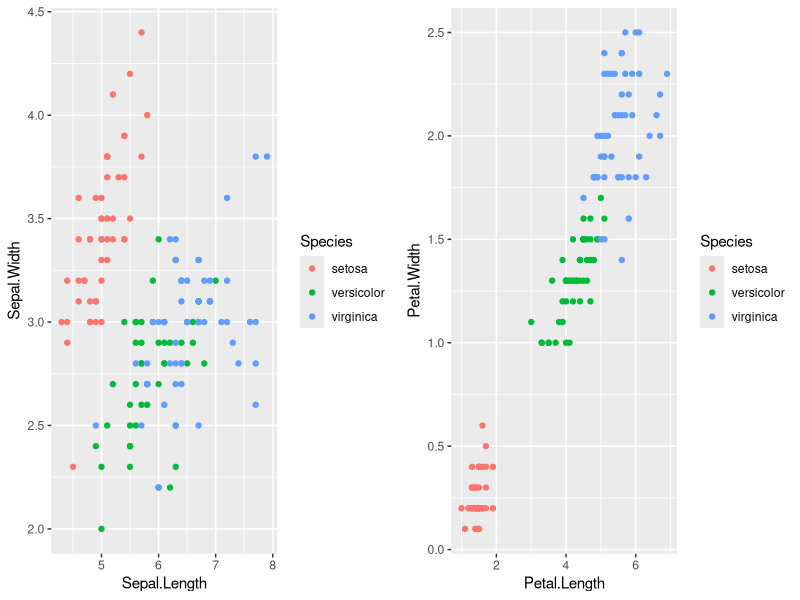

Here is the R script that generated this plot:
## ---- chunk 1
knitr::opts_chunk$set(echo = TRUE)
## ---- chunk 2
rm(list=ls())
library("MASS")
library("ggplot2")
library("gridExtra")
## ---- chunk 3
data.iris = iris
help(iris)
## ---- chunk 4
p1 = ggplot(data.iris,aes(x=Sepal.Length,y=Sepal.Width, colour = Species))+geom_point()
p2 = ggplot(data.iris,aes(x=Petal.Length,y=Petal.Width, colour = Species))+geom_point()
grid.arrange(ncol=2,nrow=1,p1,p2)
## ---- chunk 5
lda1 = lda(Species~Sepal.Length+Sepal.Width,data=data.iris)
## ---- chunk 6
pred.lda1 = predict(lda1,data.iris)
table(pred.lda1$class,data.iris$Species)
sum(data.iris$Species!=pred.lda1$class)/nrow(data.iris)
## ---- chunk 7
lda2 = lda(Species~Petal.Length+Petal.Width,data=data.iris)
pred.lda2 = predict(lda2,data.iris)
table(pred.lda2$class,data.iris$Species)
sum(data.iris$Species!=pred.lda2$class)/nrow(data.iris)
## ---- chunk 8
lda3 = lda(Species~.,data=data.iris)
pred.lda3 = predict(lda3,data.iris)
table(pred.lda3$class,data.iris$Species)
sum(data.iris$Species!=pred.lda3$class)/nrow(data.iris)
## ---- chunk 9
qda1 = qda(Species~Sepal.Length+Sepal.Width,data=data.iris)
pred.qda1 = predict(qda1,data.iris)
table(pred.qda1$class,data.iris$Species)
sum(data.iris$Species!=pred.qda1$class)/nrow(data.iris)
## ---- chunk 10
qda2 = qda(Species~Petal.Length+Petal.Width,data=data.iris)
pred.qda2 = predict(qda2,data.iris)
table(pred.qda2$class,data.iris$Species)
sum(data.iris$Species!=pred.qda2$class)/nrow(data.iris)
## ---- chunk 11
qda3 = qda(Species~.,data=data.iris)
pred.qda3 = predict(qda3,data.iris)
table(pred.qda3$class,data.iris$Species)
sum(data.iris$Species!=pred.qda3$class)/nrow(data.iris)
## ---- chunk 12
library(e1071) # You may need to install this package first
svm1 = svm(Species~Sepal.Length+Sepal.Width,data=data.iris)
pred.svm1 = predict(svm1,data.iris)
table(pred.svm1,data.iris$Species) # note the difference in syntax
sum(data.iris$Species!=pred.svm1)/nrow(data.iris)
## ---- chunk 13
svm2 = svm(Species~Petal.Length+Petal.Width,data=data.iris)
pred.svm2 = predict(svm2,data.iris)
table(pred.svm2,data.iris$Species) # note the difference in syntax
sum(data.iris$Species!=pred.svm2)/nrow(data.iris)
## ---- chunk 14
svm3 = svm(Species~.,data=data.iris)
pred.svm3 = predict(svm3,data.iris)
table(pred.svm3,data.iris$Species) # note the difference in syntax
sum(data.iris$Species!=pred.svm3)/nrow(data.iris)
## ---- chunk 15
n = nrow(data.iris)
train.prop = 0.7
train.size = ceiling(n*train.prop)
test.size = n-train.size

foo = sample(n,train.size)
train.data = data.iris[foo,]
test.data = data.iris[-foo,]
lda.cv = lda(Species~.,data=train.data)
qda.cv = qda(Species~.,data=train.data)
svm.cv = svm(Species~.,data=train.data)

pred.lda = predict(lda.cv, test.data)
pred.qda = predict(qda.cv, test.data)
pred.svm = predict(svm.cv, test.data)

lda.err.cv = sum(test.data$Species!=pred.lda$class)/nrow(test.data)
qda.err.cv = sum(test.data$Species!=pred.qda$class)/nrow(test.data)
svm.err.cv = sum(test.data$Species!=pred.svm)/nrow(test.data)

lda.err.cv; qda.err.cv; svm.err.cv
## ---- chunk 16
K = 1000
for (i in 1:K){
  foo = sample(n,train.size)
  train.data = data.iris[foo,]
  test.data = data.iris[-foo,]
  lda.cv = lda(Species~.,data=train.data)
  qda.cv = qda(Species~.,data=train.data)
  svm.cv = svm(Species~.,data=train.data)
  
  pred.lda = predict(lda.cv, test.data)
  pred.qda = predict(qda.cv, test.data)
  pred.svm = predict(svm.cv, test.data)
  
  lda.err.cv[i] = sum(test.data$Species!=pred.lda$class)/nrow(test.data)
  qda.err.cv[i] = sum(test.data$Species!=pred.qda$class)/nrow(test.data)
  svm.err.cv[i] = sum(test.data$Species!=pred.svm)/nrow(test.data)
}
round(mean(lda.err.cv),3);round(mean(qda.err.cv),3);round(mean(svm.err.cv),3)
